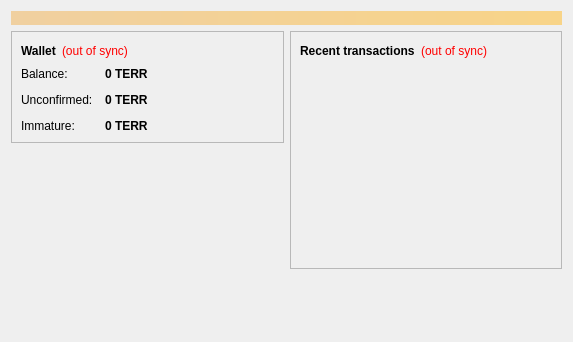
<?xml version="1.0" encoding="UTF-8"?>
<ui version="4.0">
 <class>OverviewPage</class>
 <widget class="QWidget" name="OverviewPage">
  <property name="geometry">
   <rect>
    <x>0</x>
    <y>0</y>
    <width>573</width>
    <height>342</height>
   </rect>
  </property>
  <property name="windowTitle">
   <string>Form</string>
  </property>
  <layout class="QVBoxLayout" name="topLayout">
   <item>
    <widget class="QLabel" name="labelAlerts">
     <property name="visible">
      <bool>false</bool>
     </property>
     <property name="styleSheet">
      <string notr="true">background-color: qlineargradient(x1: 0, y1: 0, x2: 1, y2: 0, stop:0 #F0D0A0, stop:1 #F8D488); color:#000000;</string>
     </property>
     <property name="wordWrap">
      <bool>true</bool>
     </property>
     <property name="margin">
      <number>3</number>
     </property>
    </widget>
   </item>
   <item>
    <layout class="QHBoxLayout" name="horizontalLayout" stretch="1,1">
     <item>
      <layout class="QVBoxLayout" name="verticalLayout_2">
       <item>
        <widget class="QFrame" name="frame">
         <property name="frameShape">
          <enum>QFrame::StyledPanel</enum>
         </property>
         <property name="frameShadow">
          <enum>QFrame::Raised</enum>
         </property>
         <layout class="QVBoxLayout" name="verticalLayout_4">
          <item>
           <layout class="QHBoxLayout" name="horizontalLayout_4">
            <item>
             <widget class="QLabel" name="label_5">
              <property name="font">
               <font>
                <weight>75</weight>
                <bold>true</bold>
               </font>
              </property>
              <property name="text">
               <string>Wallet</string>
              </property>
             </widget>
            </item>
            <item>
             <widget class="QLabel" name="labelWalletStatus">
              <property name="toolTip">
               <string>The displayed information may be out of date. Your wallet automatically synchronizes with the Terrcoin network after a connection is established, but this process has not completed yet.</string>
              </property>
              <property name="styleSheet">
               <string notr="true">QLabel { color: red; }</string>
              </property>
              <property name="text">
               <string notr="true">(out of sync)</string>
              </property>
              <property name="alignment">
               <set>Qt::AlignLeading|Qt::AlignLeft|Qt::AlignVCenter</set>
              </property>
             </widget>
            </item>
            <item>
             <spacer name="horizontalSpacer_2">
              <property name="orientation">
               <enum>Qt::Horizontal</enum>
              </property>
              <property name="sizeHint" stdset="0">
               <size>
                <width>40</width>
                <height>20</height>
               </size>
              </property>
             </spacer>
            </item>
           </layout>
          </item>
          <item>
           <layout class="QFormLayout" name="formLayout_2">
            <property name="fieldGrowthPolicy">
             <enum>QFormLayout::AllNonFixedFieldsGrow</enum>
            </property>
            <property name="horizontalSpacing">
             <number>12</number>
            </property>
            <property name="verticalSpacing">
             <number>12</number>
            </property>
            <item row="0" column="0">
             <widget class="QLabel" name="label">
              <property name="text">
               <string>Balance:</string>
              </property>
             </widget>
            </item>
            <item row="0" column="1">
             <widget class="QLabel" name="labelBalance">
              <property name="font">
               <font>
                <weight>75</weight>
                <bold>true</bold>
               </font>
              </property>
              <property name="cursor">
               <cursorShape>IBeamCursor</cursorShape>
              </property>
              <property name="toolTip">
               <string>Your current balance</string>
              </property>
              <property name="text">
               <string notr="true">0 TERR</string>
              </property>
              <property name="textInteractionFlags">
               <set>Qt::LinksAccessibleByMouse|Qt::TextSelectableByKeyboard|Qt::TextSelectableByMouse</set>
              </property>
             </widget>
            </item>
            <item row="1" column="0">
             <widget class="QLabel" name="label_3">
              <property name="text">
               <string>Unconfirmed:</string>
              </property>
             </widget>
            </item>
            <item row="1" column="1">
             <widget class="QLabel" name="labelUnconfirmed">
              <property name="font">
               <font>
                <weight>75</weight>
                <bold>true</bold>
               </font>
              </property>
              <property name="cursor">
               <cursorShape>IBeamCursor</cursorShape>
              </property>
              <property name="toolTip">
               <string>Total of transactions that have yet to be confirmed, and do not yet count toward the current balance</string>
              </property>
              <property name="text">
               <string notr="true">0 TERR</string>
              </property>
              <property name="textInteractionFlags">
               <set>Qt::LinksAccessibleByMouse|Qt::TextSelectableByKeyboard|Qt::TextSelectableByMouse</set>
              </property>
             </widget>
            </item>
            <item row="2" column="0">
             <widget class="QLabel" name="labelImmatureText">
              <property name="text">
               <string>Immature:</string>
              </property>
             </widget>
            </item>
            <item row="2" column="1">
             <widget class="QLabel" name="labelImmature">
              <property name="font">
               <font>
                <weight>75</weight>
                <bold>true</bold>
               </font>
              </property>
              <property name="toolTip">
               <string>Mined balance that has not yet matured</string>
              </property>
              <property name="text">
               <string notr="true">0 TERR</string>
              </property>
              <property name="textInteractionFlags">
               <set>Qt::LinksAccessibleByMouse|Qt::TextSelectableByKeyboard|Qt::TextSelectableByMouse</set>
              </property>
             </widget>
            </item>
           </layout>
          </item>
         </layout>
        </widget>
       </item>
       <item>
        <spacer name="verticalSpacer">
         <property name="orientation">
          <enum>Qt::Vertical</enum>
         </property>
         <property name="sizeHint" stdset="0">
          <size>
           <width>20</width>
           <height>40</height>
          </size>
         </property>
        </spacer>
       </item>
      </layout>
     </item>
     <item>
      <layout class="QVBoxLayout" name="verticalLayout_3">
       <item>
        <widget class="QFrame" name="frame_2">
         <property name="frameShape">
          <enum>QFrame::StyledPanel</enum>
         </property>
         <property name="frameShadow">
          <enum>QFrame::Raised</enum>
         </property>
         <layout class="QVBoxLayout" name="verticalLayout">
          <item>
           <layout class="QHBoxLayout" name="horizontalLayout_2">
            <item>
             <widget class="QLabel" name="label_4">
              <property name="text">
               <string>&lt;b&gt;Recent transactions&lt;/b&gt;</string>
              </property>
             </widget>
            </item>
            <item>
             <widget class="QLabel" name="labelTransactionsStatus">
              <property name="toolTip">
               <string>The displayed information may be out of date. Your wallet automatically synchronizes with the Terrcoin network after a connection is established, but this process has not completed yet.</string>
              </property>
              <property name="styleSheet">
               <string notr="true">QLabel { color: red; }</string>
              </property>
              <property name="text">
               <string notr="true">(out of sync)</string>
              </property>
              <property name="alignment">
               <set>Qt::AlignRight|Qt::AlignTrailing|Qt::AlignVCenter</set>
              </property>
             </widget>
            </item>
            <item>
             <spacer name="horizontalSpacer">
              <property name="orientation">
               <enum>Qt::Horizontal</enum>
              </property>
              <property name="sizeHint" stdset="0">
               <size>
                <width>40</width>
                <height>20</height>
               </size>
              </property>
             </spacer>
            </item>
           </layout>
          </item>
          <item>
           <widget class="QListView" name="listTransactions">
            <property name="styleSheet">
             <string notr="true">QListView { background: transparent; }</string>
            </property>
            <property name="frameShape">
             <enum>QFrame::NoFrame</enum>
            </property>
            <property name="verticalScrollBarPolicy">
             <enum>Qt::ScrollBarAlwaysOff</enum>
            </property>
            <property name="horizontalScrollBarPolicy">
             <enum>Qt::ScrollBarAlwaysOff</enum>
            </property>
            <property name="selectionMode">
             <enum>QAbstractItemView::NoSelection</enum>
            </property>
           </widget>
          </item>
         </layout>
        </widget>
       </item>
       <item>
        <spacer name="verticalSpacer_2">
         <property name="orientation">
          <enum>Qt::Vertical</enum>
         </property>
         <property name="sizeHint" stdset="0">
          <size>
           <width>20</width>
           <height>40</height>
          </size>
         </property>
        </spacer>
       </item>
      </layout>
     </item>
    </layout>
   </item>
  </layout>
 </widget>
 <resources/>
 <connections/>
</ui>
